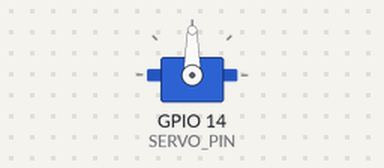
Simulated run of this sketch. Board: ESP32. Shown: servo.

Above: at 0.05 s.
At 4.0 s:
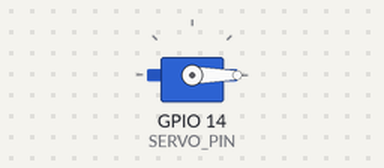
Timing chart, 0 to 5.2 s (numbered marks = the images above):
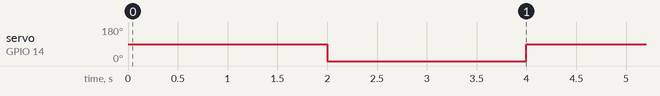

The sketch:

pt2.ino
```cpp
#include <WiFi.h>
#include <ESP32Servo.h>

// Pin
#define SERVO_PIN 14

Servo myServo;

void setup() {
  Serial.begin(115200);

  myServo.attach(SERVO_PIN);

  // Default posisi awal
  myServo.write(0);
}

void loop() {
  myServo.write(90); //bergerak ke sudut 90 derajat
  delay(2000);
  myServo.write(0);  //kembali ke sudut 0 derajat
  delay(2000);
}
```

Measured:
- by itself, servo on GPIO 14 (SERVO_PIN): alternates 90° for 2.0 s and 0° for 2.0 s
